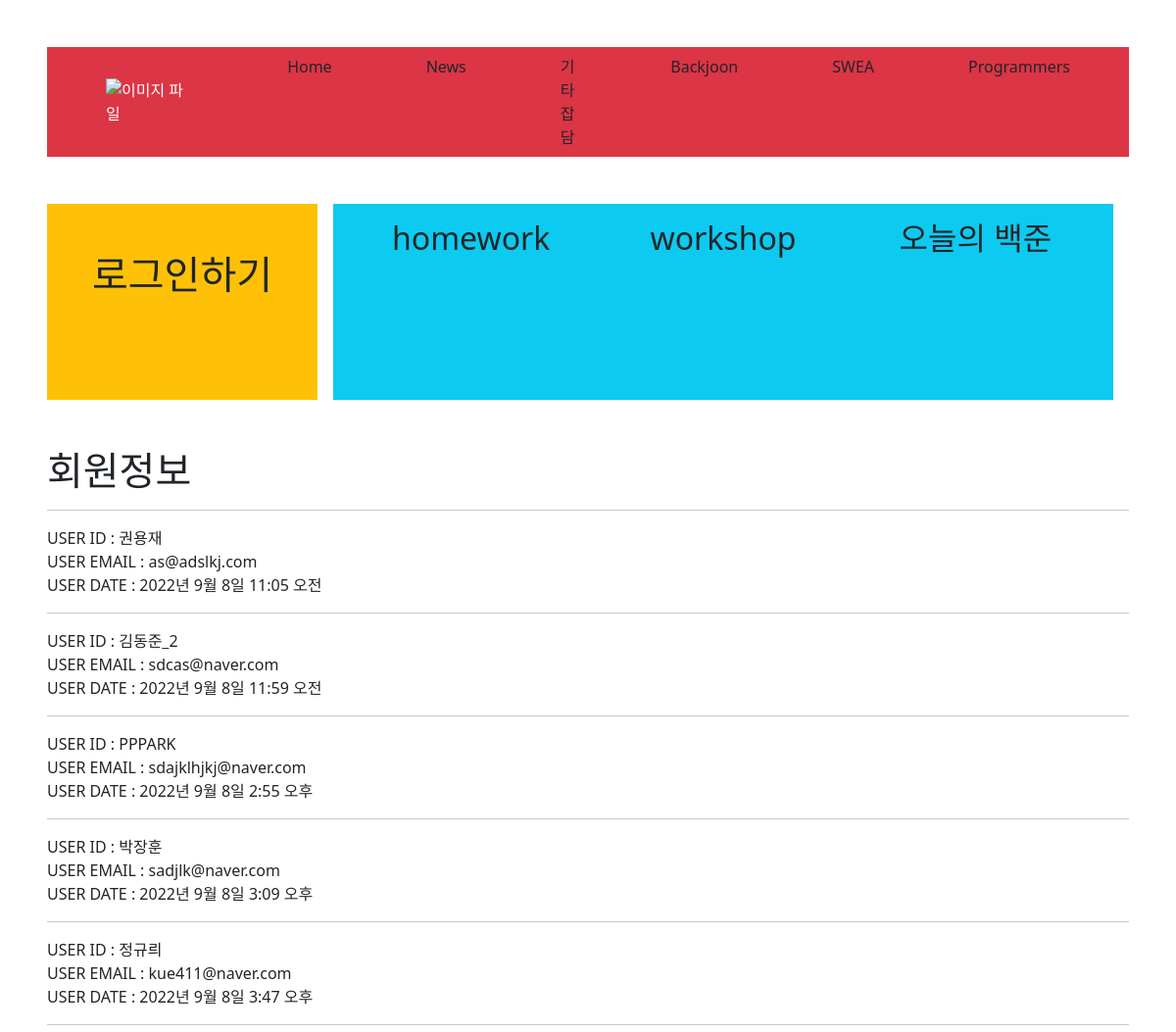
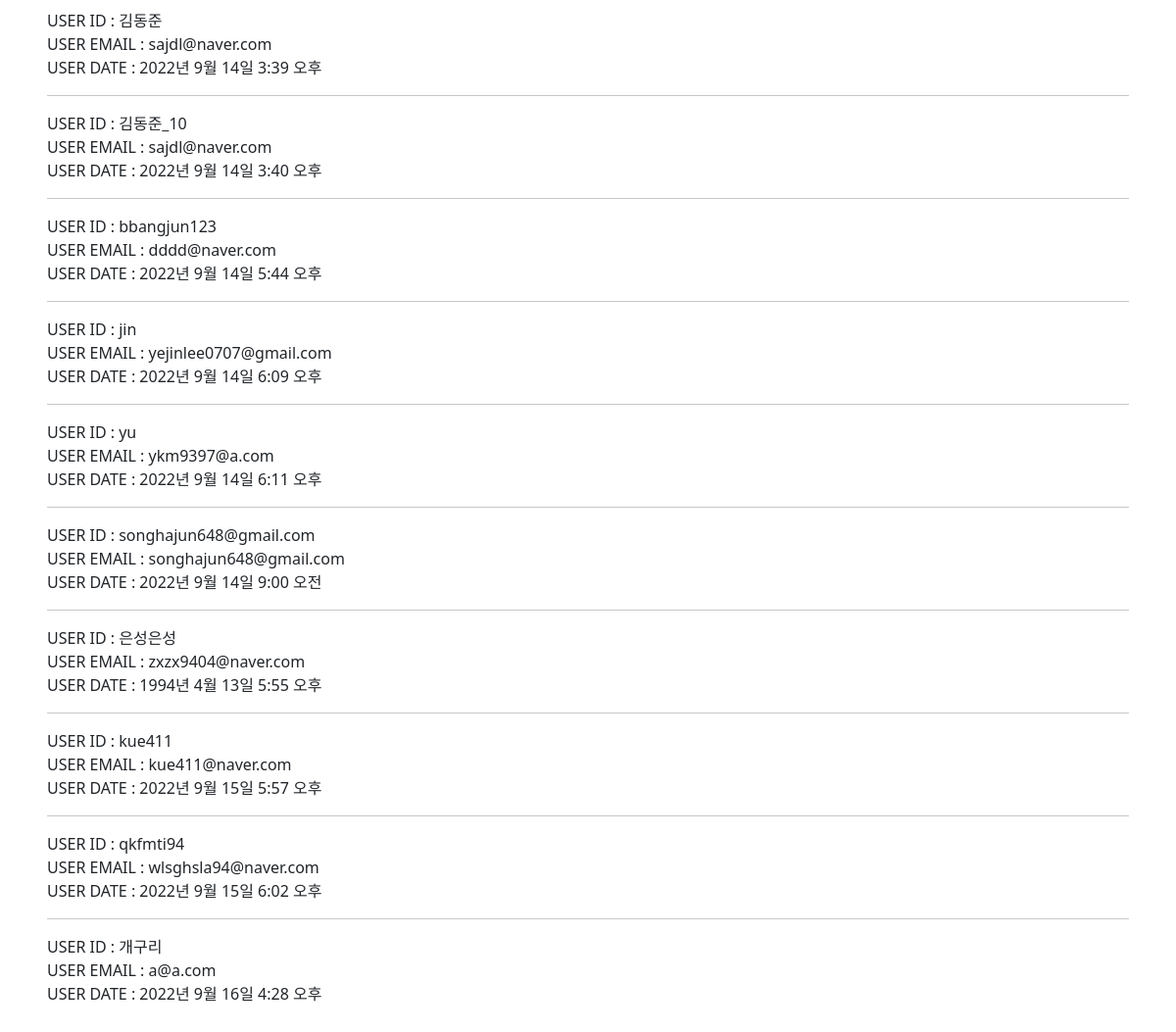
Screenshot of /accounts/index/ with the database file from the repository (2 pictures, top to bottom).
### accounts/models.py (models this page shows)
class User(AbstractUser):
    pass

### accounts/views.py (the view)
# urls.py: path('index/', views.index, name = 'index'),
def index(request):
    database = User.objects.all()  # 쿼리셋
    print(request.user)
    context = {
        "database" : database
    }
    return render(request, 'accounts/index.html', context)

### accounts/templates/accounts/index.html (shortened to what this page needs)
{% extends 'base.html' %}
{% block content %}
{% if request.user.is_superuser == 0 %}
  <h1>회원정보</h1>
  {% for data in database %}
      <hr>
      USER ID : {{data.username}} <br>
      USER EMAIL : {{data.email}} <br>
      USER DATE : {{data.date_joined}}
  {% endfor %}
{% endif %}
{% endblock content %}

### rows the page displays
User: username "권용재", email "as@adslkj.com", date_joined "2022년 9월 8일 11:05 오전"
User: username "김동준_2", email "sdcas@naver.com", date_joined "2022년 9월 8일 11:59 오전"
User: username "PPPARK", email "sdajklhjkj@naver.com", date_joined "2022년 9월 8일 2:55 오후"
User: username "박장훈", email "sadjlk@naver.com", date_joined "2022년 9월 8일 3:09 오후"
User: username "정규릐", email "kue411@naver.com", date_joined "2022년 9월 8일 3:47 오후"
User: username "김동준", email "sajdl@naver.com", date_joined "2022년 9월 14일 3:39 오후"
User: username "김동준_10", email "sajdl@naver.com", date_joined "2022년 9월 14일 3:40 오후"
User: username "bbangjun123", email "dddd@naver.com", date_joined "2022년 9월 14일 5:44 오후"
User: username "jin", email "yejinlee0707@gmail.com", date_joined "2022년 9월 14일 6:09 오후"
User: username "yu", email "ykm9397@a.com", date_joined "2022년 9월 14일 6:11 오후"
User: username "songhajun648@gmail.com", email "songhajun648@gmail.com", date_joined "2022년 9월 14일 9:00 오전"
User: username "은성은성", email "zxzx9404@naver.com", date_joined "1994년 4월 13일 5:55 오후"
User: username "kue411", email "kue411@naver.com", date_joined "2022년 9월 15일 5:57 오후"
User: username "qkfmti94", email "wlsghsla94@naver.com", date_joined "2022년 9월 15일 6:02 오후"
User: username "개구리", email "a@a.com", date_joined "2022년 9월 16일 4:28 오후"
